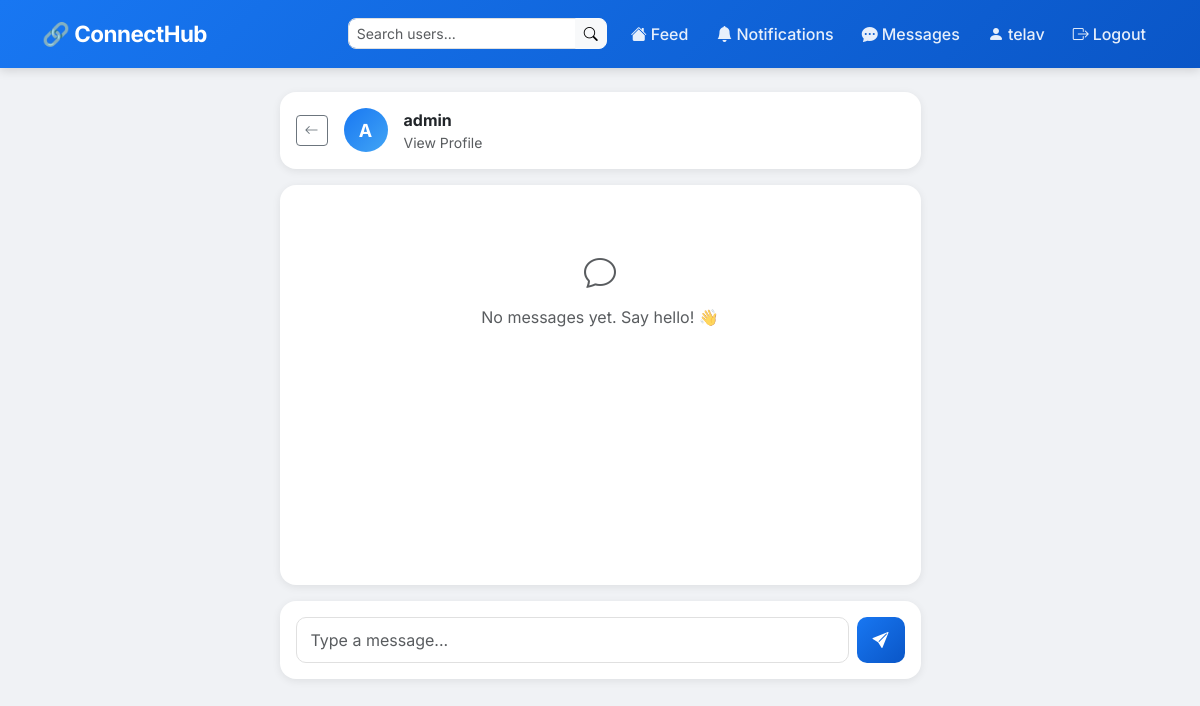
/messages/admin/ (signed in), run on an earlier commit of the app's database.
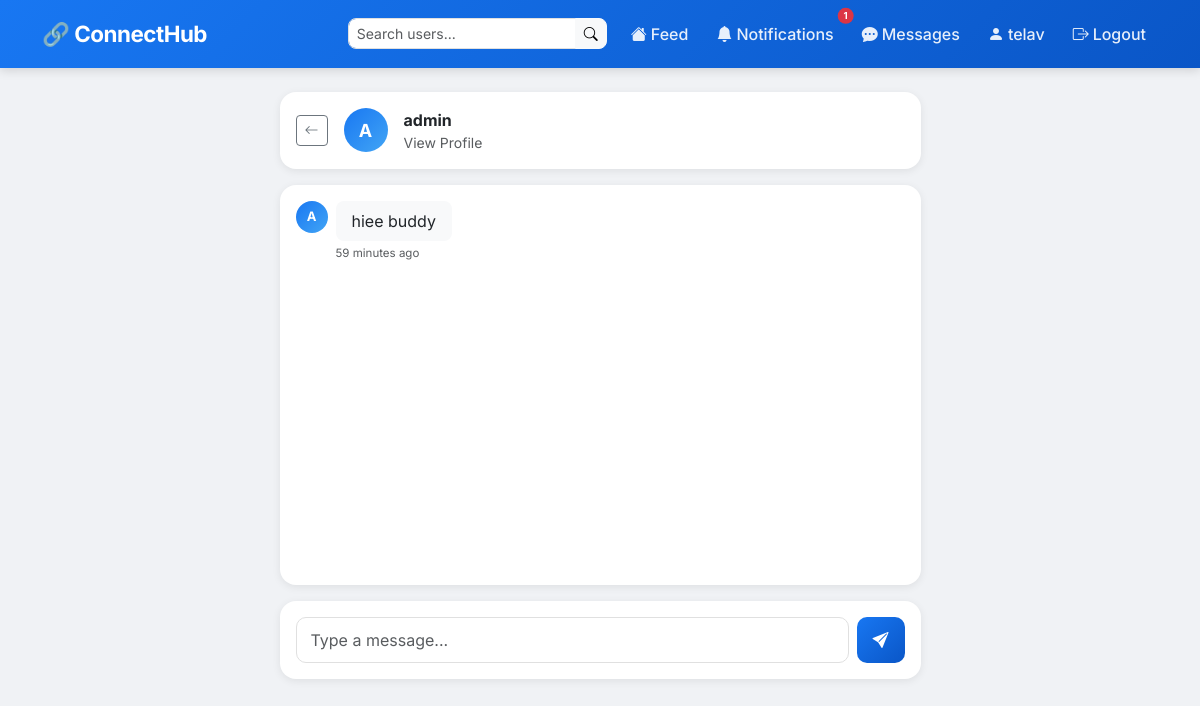
And on a later commit of the database.
### messaging/models.py (models this page shows, shortened)
class Message(models.Model):
    sender = models.ForeignKey(User, on_delete=models.CASCADE, related_name='sent_messages')
    recipient = models.ForeignKey(User, on_delete=models.CASCADE, related_name='received_messages')
    content = models.TextField(max_length=500)
    created_at = models.DateTimeField(auto_now_add=True)
    is_read = models.BooleanField(default=False)
    class Meta:
        ordering = ['created_at']

### messaging/views.py (the view, shortened to what this page needs)
# urls.py: path('<str:username>/', views.conversation, name='conversation'),
@login_required
def conversation(request, username):
    other_user = get_object_or_404(User, username=username)
    msgs = Message.objects.filter(
        Q(sender=request.user, recipient=other_user) |
        Q(sender=other_user, recipient=request.user)
    ).order_by('created_at')
    msgs.filter(recipient=request.user).update(is_read=True)
    return render(request, 'messaging/conversation.html', {
        'other_user': other_user,
        'msgs': msgs,
    })

### templates/messaging/conversation.html (shortened to what this page needs)
{% extends 'base.html' %}
{% block content %}
<div class="row justify-content-center">
  <div class="col-md-7">
    <div class="card p-3 mb-3">
      <div class="d-flex align-items-center gap-3">
        <a href="/messages/" class="btn btn-sm btn-outline-secondary">
          <i class="bi bi-arrow-left"></i>
        </a>
        <div class="avatar">{{ other_user.username|first|upper }}</div>
        <div>
          <strong>{{ other_user.username }}</strong>
          <div class="text-muted small">
            <a href="/accounts/profile/{{ other_user.username }}/"
               class="text-muted text-decoration-none">View Profile</a>
          </div>
        </div>
      </div>
    </div>
    <div class="card p-3 mb-3" style="min-height:400px;max-height:500px;overflow-y:auto;" id="msgBox">
      {% for msg in msgs %}
      <div class="d-flex mb-3 {% if msg.sender == user %}justify-content-end{% endif %}">
        {% if msg.sender != user %}
        <div class="avatar me-2" style="width:32px;height:32px;font-size:13px;flex-shrink:0;">
          {{ msg.sender.username|first|upper }}
        </div>
        {% endif %}
        <div>
          <div class="px-3 py-2 rounded-3
               {% if msg.sender == user %}bg-primary text-white{% else %}bg-light{% endif %}"
               style="max-width:300px;word-wrap:break-word;">
            {{ msg.content }}
          </div>
          <div class="text-muted mt-1" style="font-size:0.72rem;">
            {{ msg.created_at|timesince }} ago
          </div>
        </div>
      </div>
      {% empty %}
      <div class="text-center text-muted py-5">
        <i class="bi bi-chat" style="font-size:2rem;"></i>
        <p class="mt-2">No messages yet. Say hello! 👋</p>
      </div>
      {% endfor %}
    </div>
    <div class="card p-3">
      <form method="POST" class="d-flex gap-2">
        <input type="text" name="content" class="form-control"
               placeholder="Type a message..." required autocomplete="off"/>
        <button class="btn btn-primary px-3">
          <i class="bi bi-send-fill"></i>
        </button>
      </form>
    </div>
  </div>
</div>
{% endblock %}

### templates/base.html (shortened to what this page needs)
<!DOCTYPE html>
<html lang="en">
<head>
  <link href="https://cdn.jsdelivr.net/npm/bootstrap@5.3.0/dist/css/bootstrap.min.css" rel="stylesheet"/>
  <link href="https://cdn.jsdelivr.net/npm/bootstrap-icons@1.10.5/font/bootstrap-icons.css" rel="stylesheet"/>
</head>
<body>
<nav class="navbar navbar-expand-lg mb-4">
  <div class="container">
    <a class="navbar-brand" href="/">🔗 ConnectHub</a>
    <div class="ms-auto d-flex gap-1 align-items-center">
      {% if user.is_authenticated %}
        <form method="GET" action="/accounts/search/" class="d-flex me-2">
          <div class="input-group input-group-sm">
            <input type="text" name="q" value="{{ query }}"
                   class="form-control"
                   placeholder="Search users..."
                   style="border-radius:8px 0 0 8px; min-width:160px;"/>
            <button class="btn btn-light btn-sm" style="border-radius:0 8px 8px 0;">
              <i class="bi bi-search"></i>
            </button>
          </div>
        </form>
        <a class="nav-link" href="/"><i class="bi bi-house-fill me-1"></i>Feed</a>
        <a class="nav-link position-relative" href="/notifications/">
          <i class="bi bi-bell-fill me-1"></i>Notifications
          {% with unread=request.user.notifications.all %}
          {% if unread %}
            <span class="position-absolute top-0 start-100 translate-middle badge rounded-pill bg-danger"
                  style="font-size:0.6rem;">
              {{ unread|length }}
            </span>
          {% endif %}
          {% endwith %}
        </a>
        <a class="nav-link" href="/messages/">
          <i class="bi bi-chat-dots-fill me-1"></i>Messages
        </a>
        <a class="nav-link" href="/accounts/profile/{{ user.username }}/">
          <i class="bi bi-person-fill me-1"></i>{{ user.username }}
        </a>
        <a class="nav-link" href="/accounts/logout/">
          <i class="bi bi-box-arrow-right me-1"></i>Logout
        </a>
      {% else %}
        <a class="nav-link" href="/accounts/login/">Login</a>
        <a class="nav-link" href="/accounts/register/">Register</a>
      {% endif %}
    </div>
  </div>
</nav>
<div class="container">
  {% block content %}{% endblock %}
</div>
</body>
</html>

### templates/base.html (style rules this page uses)
* { font-family: 'Inter', sans-serif; }
body { background: #f0f2f5; }
.navbar { background: linear-gradient(135deg, #1877f2, #0a56c7); box-shadow: 0 2px 10px rgba(0,0,0,0.15); padding: 12px 0; }
.navbar-brand { color: white !important; font-size: 1.4rem; font-weight: 700; letter-spacing: -0.5px; }
.nav-link { color: rgba(255,255,255,0.9) !important; font-weight: 500; transition: all 0.2s; border-radius: 8px; padding: 6px 12px !important; }
.card { border: none; border-radius: 16px; box-shadow: 0 2px 8px rgba(0,0,0,0.08); transition: box-shadow 0.2s; }
.btn-primary { background: linear-gradient(135deg, #1877f2, #0a56c7); border: none; border-radius: 10px; font-weight: 600; padding: 8px 20px; transition: all 0.2s; }
.form-control { border-radius: 10px; border: 1.5px solid #e0e0e0; padding: 10px 14px; transition: all 0.2s; }
.avatar { width: 44px; height: 44px; border-radius: 50%; background: linear-gradient(135deg, #1877f2, #42a5f5); color: white; display: flex; align-items: center; justify-content: center; font-size: 18px; font-weight: 700; flex-shrink: 0; }

What changed in the data, as far as the page shows it:
added Message: sender.username|first "A", content "hiee buddy", created_at "59 minutes"
Also different on the page:
{{ unread|length }}: (not shown) → "1"
text no longer shown: "No messages yet. Say hello! 👋"
